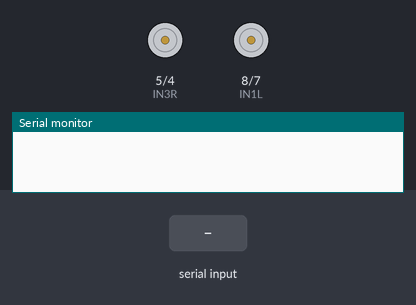
Simulated run of this sketch. Board: Arduino Mega 2560, built with avr-gcc and run on an emulated ATmega2560. Shown: motor-driver pin pairs drawn as motors (green arrow = first pin HIGH = forward, orange = second pin HIGH = backward, longer = more drive, scaled by the enable pin), the last lines printed to the serial monitor. The test bench sets the inputs (shaded band).

Above: at 1.2 s.
1.3 s: "F" received over the second serial link
At 2.5 s:
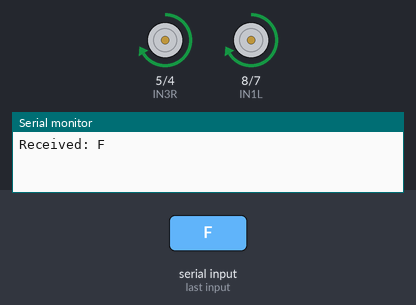
2.8 s: "B" received over the second serial link
At 3.9 s:
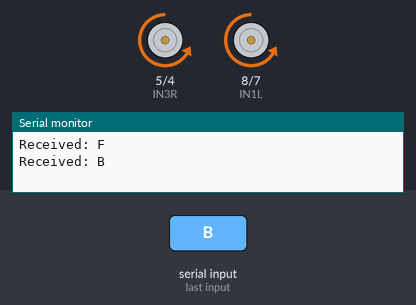
4.3 s: "L" received over the second serial link
At 5.0 s:
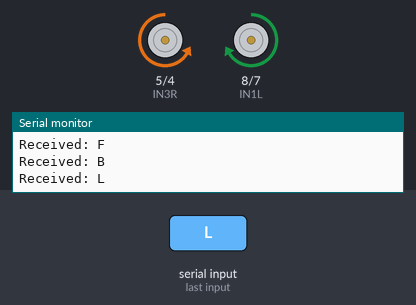
5.8 s: "x" received over the second serial link
At 6.2 s:
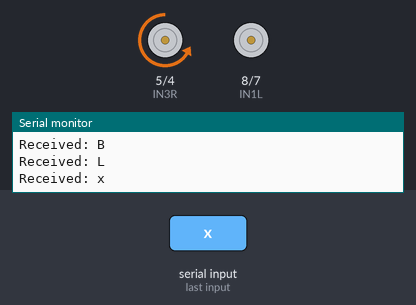
7.3 s: "R" received over the second serial link
At 8.5 s:
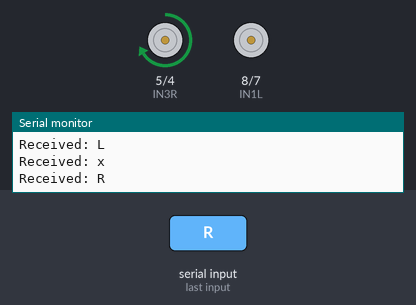
8.8 s: "l" received over the second serial link
At 9.7 s:
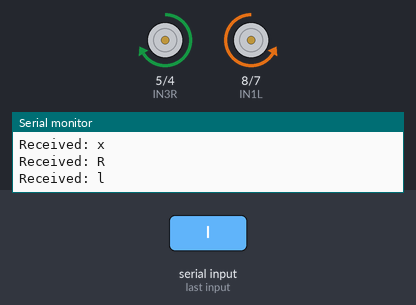
Timing chart, 0 to 11.3 s (numbered marks = the images above; inputs shaded):
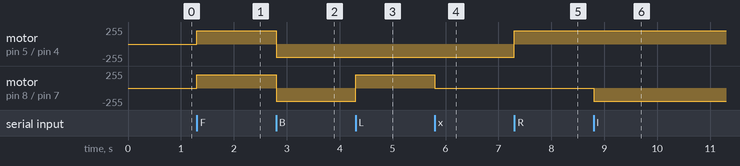

The sketch:

Simple_wireless_motor.ino
```cpp
// Motor A (Left Side)
const int ENAL = 10;
const int IN1L = 8;
const int IN2L = 7;

// Motor B (Right Side)
const int ENAR = 9;
const int IN3R = 5;
const int IN4R = 4;

void setup() {
  // Motor pins
  pinMode(ENAL, OUTPUT);
  pinMode(IN1L, OUTPUT);
  pinMode(IN2L, OUTPUT);

  pinMode(ENAR, OUTPUT);
  pinMode(IN3R, OUTPUT);
  pinMode(IN4R, OUTPUT);

  // Start with motors off
  stopLeft();
  stopRight();

  // Serial setup
  Serial.begin(9600);     // For USB debugging
  Serial1.begin(9600);    // For HC-05 Bluetooth
}

void loop() {
  if (Serial1.available()) {
    char cmd = Serial1.read();

    switch (cmd) {
      case 'F': forwardBoth(); break;
      case 'B': backwardBoth(); break;
      case 'S': stopBoth(); break;
      case 'L': forwardLeft(); break;
      case 'l': backwardLeft(); break;
      case 'R': forwardRight(); break;
      case 'r': backwardRight(); break;
      case 'x': stopLeft(); break;
      case 'y': stopRight(); break;
    }

    // Optional debug
    Serial.print("Received: ");
    Serial.println(cmd);
  }
}

// --- Motor Control Functions ---

void forwardLeft() {
  digitalWrite(IN1L, HIGH);
  digitalWrite(IN2L, LOW);
  analogWrite(ENAL, 200);  // adjust speed as needed
}

void backwardLeft() {
  digitalWrite(IN1L, LOW);
  digitalWrite(IN2L, HIGH);
  analogWrite(ENAL, 200);
}

void stopLeft() {
  digitalWrite(IN1L, LOW);
  digitalWrite(IN2L, LOW);
  analogWrite(ENAL, 0);
}

void forwardRight() {
  digitalWrite(IN3R, HIGH);
  digitalWrite(IN4R, LOW);
  analogWrite(ENAR, 200);
}

void backwardRight() {
  digitalWrite(IN3R, LOW);
  digitalWrite(IN4R, HIGH);
  analogWrite(ENAR, 200);
}

void stopRight() {
  digitalWrite(IN3R, LOW);
  digitalWrite(IN4R, LOW);
  analogWrite(ENAR, 0);
}

void forwardBoth() {
  forwardLeft();
  forwardRight();
}

void backwardBoth() {
  backwardLeft();
  backwardRight();
}

void stopBoth() {
  stopLeft();
  stopRight();
}
```

Measured:
- after the input at 1.3 s, motor on pin 5 (IN3R) / pin 4 (IN4R), motor on pin 8 (IN1L) / pin 7 (IN2L): stopped → forward 200/255 at once
- after the input at 2.8 s, motor on pin 5 (IN3R) / pin 4 (IN4R), motor on pin 8 (IN1L) / pin 7 (IN2L): forward 200/255 → backward 200/255 at once
- after the input at 4.3 s, motor on pin 8 (IN1L) / pin 7 (IN2L): backward 200/255 → forward 200/255 at once
- after the input at 5.8 s, motor on pin 8 (IN1L) / pin 7 (IN2L): forward 200/255 → stopped at once
- after the input at 7.3 s, motor on pin 5 (IN3R) / pin 4 (IN4R): backward 200/255 → forward 200/255 at once
- after the input at 8.8 s, motor on pin 8 (IN1L) / pin 7 (IN2L): stopped → backward 200/255 at once
